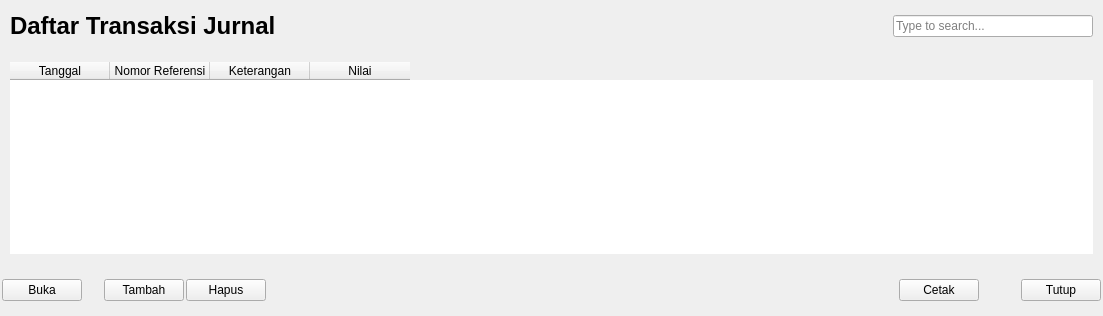
             <widget class="QWidget" name="st_BukuBesar_DaftarTransaksiJurnal">
              <layout class="QVBoxLayout" name="ivl_BukuBesar_DaftarTransaksiJurnal_Luar">
               <property name="spacing">
                <number>0</number>
               </property>
               <property name="margin">
                <number>0</number>
               </property>
               <item>
                <widget class="QFrame" name="fr_BukuBesar_DaftarTransaksiJurnal">
                 <property name="styleSheet">
                  <string notr="true">QFrame{border-style:none;border-width:0px;}</string>
                 </property>
                 <property name="frameShape">
                  <enum>QFrame::StyledPanel</enum>
                 </property>
                 <property name="frameShadow">
                  <enum>QFrame::Raised</enum>
                 </property>
                 <layout class="QVBoxLayout" name="ivl_BukuBesar_DaftarTransaksiJurnal_Dalem">
                  <property name="spacing">
                   <number>2</number>
                  </property>
                  <property name="margin">
                   <number>1</number>
                  </property>
                  <item>
                   <widget class="QFrame" name="fr_BukuBesar_DaftarTransaksiJurnal_Ft">
                    <property name="sizePolicy">
                     <sizepolicy hsizetype="Preferred" vsizetype="Preferred">
                      <horstretch>0</horstretch>
                      <verstretch>1</verstretch>
                     </sizepolicy>
                    </property>
                    <property name="minimumSize">
                     <size>
                      <width>0</width>
                      <height>50</height>
                     </size>
                    </property>
                    <property name="maximumSize">
                     <size>
                      <width>16777215</width>
                      <height>50</height>
                     </size>
                    </property>
                    <property name="frameShape">
                     <enum>QFrame::StyledPanel</enum>
                    </property>
                    <property name="frameShadow">
                     <enum>QFrame::Raised</enum>
                    </property>
                    <layout class="QHBoxLayout" name="ihl_BukuBesar_DaftarTransaksiJurnal_Ft">
                     <item>
                      <widget class="QLabel" name="lb_BukuBesar_DaftarTransaksiJurnal_Ft_Judul">
                       <property name="sizePolicy">
                        <sizepolicy hsizetype="Preferred" vsizetype="Preferred">
                         <horstretch>0</horstretch>
                         <verstretch>1</verstretch>
                        </sizepolicy>
                       </property>
                       <property name="minimumSize">
                        <size>
                         <width>300</width>
                         <height>0</height>
                        </size>
                       </property>
                       <property name="maximumSize">
                        <size>
                         <width>300</width>
                         <height>16777215</height>
                        </size>
                       </property>
                       <property name="font">
                        <font>
                         <pointsize>18</pointsize>
                         <weight>75</weight>
                         <italic>false</italic>
                         <bold>true</bold>
                        </font>
                       </property>
                       <property name="text">
                        <string>Daftar Transaksi Jurnal</string>
                       </property>
                      </widget>
                     </item>
                     <item>
                      <spacer name="hs_BukuBesar_DaftarTransaksiJurnal_Ft_Sp">
                       <property name="orientation">
                        <enum>Qt::Horizontal</enum>
                       </property>
                       <property name="sizeHint" stdset="0">
                        <size>
                         <width>377</width>
                         <height>20</height>
                        </size>
                       </property>
                      </spacer>
                     </item>
                     <item>
                      <widget class="QLineEdit" name="le_BukuBesar_Search">
                       <property name="sizePolicy">
                        <sizepolicy hsizetype="Expanding" vsizetype="Fixed">
                         <horstretch>0</horstretch>
                         <verstretch>1</verstretch>
                        </sizepolicy>
                       </property>
                       <property name="minimumSize">
                        <size>
                         <width>200</width>
                         <height>0</height>
                        </size>
                       </property>
                       <property name="maximumSize">
                        <size>
                         <width>200</width>
                         <height>16777215</height>
                        </size>
                       </property>
                       <property name="placeholderText">
                        <string>Type to search...</string>
                       </property>
                      </widget>
                     </item>
                    </layout>
                   </widget>
                  </item>
                  <item>
                   <widget class="QFrame" name="fr_BukuBesar_DaftarTransaksiJurnal_Fcontent">
                    <property name="sizePolicy">
                     <sizepolicy hsizetype="Preferred" vsizetype="Preferred">
                      <horstretch>0</horstretch>
                      <verstretch>1</verstretch>
                     </sizepolicy>
                    </property>
                    <property name="frameShape">
                     <enum>QFrame::StyledPanel</enum>
                    </property>
                    <property name="frameShadow">
                     <enum>QFrame::Raised</enum>
                    </property>
                    <layout class="QVBoxLayout" name="ivl_BukuBesar_DaftarTransaksiJurnal_Fcontent">
                     <item>
                      <widget class="QTableWidget" name="tbl_BukuBesar_DaftarTransaksiJurnal_Fcontent_List">
                       <property name="editTriggers">
                        <set>QAbstractItemView::NoEditTriggers</set>
                       </property>
                       <column>
                        <property name="text">
                         <string>Tanggal</string>
                        </property>
                       </column>
                       <column>
                        <property name="text">
                         <string>Nomor Referensi</string>
                        </property>
                       </column>
                       <column>
                        <property name="text">
                         <string>Keterangan</string>
                        </property>
                       </column>
                       <column>
                        <property name="text">
                         <string>Nilai</string>
                        </property>
                       </column>
                      </widget>
                     </item>
                    </layout>
                   </widget>
                  </item>
                  <item>
                   <widget class="QFrame" name="fr_BukuBesar_DaftarTransaksiJurnal_Fb">
                    <property name="sizePolicy">
                     <sizepolicy hsizetype="Preferred" vsizetype="Preferred">
                      <horstretch>0</horstretch>
                      <verstretch>1</verstretch>
                     </sizepolicy>
                    </property>
                    <property name="minimumSize">
                     <size>
                      <width>0</width>
                      <height>50</height>
                     </size>
                    </property>
                    <property name="maximumSize">
                     <size>
                      <width>16777215</width>
                      <height>50</height>
                     </size>
                    </property>
                    <property name="frameShape">
                     <enum>QFrame::StyledPanel</enum>
                    </property>
                    <property name="frameShadow">
                     <enum>QFrame::Raised</enum>
                    </property>
                    <layout class="QHBoxLayout" name="ihl_BukuBesar_DaftarTransaksiJurnal_Fb">
                     <property name="spacing">
                      <number>2</number>
                     </property>
                     <property name="margin">
                      <number>1</number>
                     </property>
                     <item>
                      <widget class="QPushButton" name="tb_BukuBesar_DaftarTransaksiJurnal_Buka">
                       <property name="text">
                        <string>Buka</string>
                       </property>
                      </widget>
                     </item>
                     <item>
                      <spacer name="hs_BukuBesar_DaftarTransaksiJurnal_Fb_SpL">
                       <property name="orientation">
                        <enum>Qt::Horizontal</enum>
                       </property>
                       <property name="sizeType">
                        <enum>QSizePolicy::Fixed</enum>
                       </property>
                       <property name="sizeHint" stdset="0">
                        <size>
                         <width>20</width>
                         <height>20</height>
                        </size>
                       </property>
                      </spacer>
                     </item>
                     <item>
                      <widget class="QPushButton" name="tb_BukuBesar_DaftarTransaksiJurnal_Tambah">
                       <property name="text">
                        <string>Tambah</string>
                       </property>
                      </widget>
                     </item>
                     <item>
                      <widget class="QPushButton" name="tb_BukuBesar_DaftarTransaksiJurnal_Delete">
                       <property name="text">
                        <string>Hapus</string>
                       </property>
                      </widget>
                     </item>
                     <item>
                      <spacer name="hs_BukuBesar_DaftarTransaksiJurnal_Fb_Sp">
                       <property name="orientation">
                        <enum>Qt::Horizontal</enum>
                       </property>
                       <property name="sizeHint" stdset="0">
                        <size>
                         <width>631</width>
                         <height>20</height>
                        </size>
                       </property>
                      </spacer>
                     </item>
                     <item>
                      <widget class="QPushButton" name="tb_BukuBesar_DaftarTransaksiJurnal_Cetak">
                       <property name="text">
                        <string>Cetak</string>
                       </property>
                      </widget>
                     </item>
                     <item>
                      <spacer name="hs_BukuBesar_DaftarTransaksiJurnal_raceto">
                       <property name="orientation">
                        <enum>Qt::Horizontal</enum>
                       </property>
                       <property name="sizeType">
                        <enum>QSizePolicy::Fixed</enum>
                       </property>
                       <property name="sizeHint" stdset="0">
                        <size>
                         <width>40</width>
                         <height>20</height>
                        </size>
                       </property>
                      </spacer>
                     </item>
                     <item>
                      <widget class="QPushButton" name="tb_BukuBesar_DaftarTransaksiJurnal_Tutup">
                       <property name="text">
                        <string>Tutup</string>
                       </property>
                      </widget>
                     </item>
                    </layout>
                   </widget>
                  </item>
                 </layout>
                </widget>
               </item>
              </layout>
             </widget>
